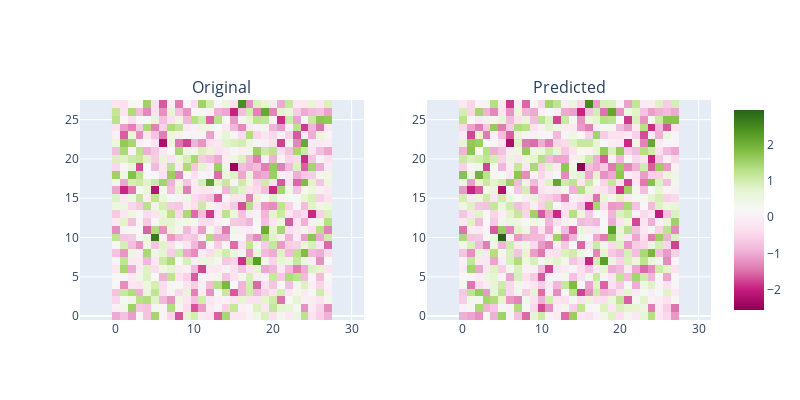

This figure's notebook cell:
### Code cell
fig = make_subplots(rows=1, cols=2, subplot_titles=["Original", "Predicted"])

for i, img in enumerate([probe_act[sample_idx], x_pred[sample_idx]], 1):
    fig.add_trace(px.imshow(img.reshape(28, 28)).data[0], row=1, col=i)

fig.update_layout(height=400, width=800, xaxis_scaleanchor="y", xaxis2_scaleanchor="y2")
fig.show()
print(f"Error: {F.mse_loss(probe_act[sample_idx], x_pred[sample_idx], reduction='sum')}")

### Figure 1 — Plotly figure (JSON) as saved in the notebook; plotly's stock layout.template omitted (floating-point values rounded to 4 significant figures; data arrays with more than 128 entries replaced by an {"elided": "..."} marker saying what was removed)
{"data": [{"coloraxis": "coloraxis", "hovertemplate": "x: %{x}<br>y: %{y}<br>color: %{z}<extra></extra>", "name": "0", "type": "heatmap", "xaxis": "x", "yaxis": "y", "z": {"elided": "28x28 float values"}}, {"coloraxis": "coloraxis", "hovertemplate": "x: %{x}<br>y: %{y}<br>color: %{z}<extra></extra>", "name": "0", "type": "heatmap", "xaxis": "x2", "yaxis": "y2", "z": {"elided": "28x28 float values"}}], "layout": {"annotations": [{"font": {"size": 16}, "showarrow": false, "text": "Original", "x": 0.225, "xanchor": "center", "xref": "paper", "y": 1, "yanchor": "bottom", "yref": "paper"}, {"font": {"size": 16}, "showarrow": false, "text": "Predicted", "x": 0.775, "xanchor": "center", "xref": "paper", "y": 1, "yanchor": "bottom", "yref": "paper"}], "height": 400, "width": 800, "xaxis": {"anchor": "y", "domain": [0, 0.45], "scaleanchor": "y"}, "xaxis2": {"anchor": "y2", "domain": [0.55, 1], "scaleanchor": "y2"}, "yaxis": {"anchor": "x", "domain": [0, 1]}, "yaxis2": {"anchor": "x2", "domain": [0, 1]}}}
